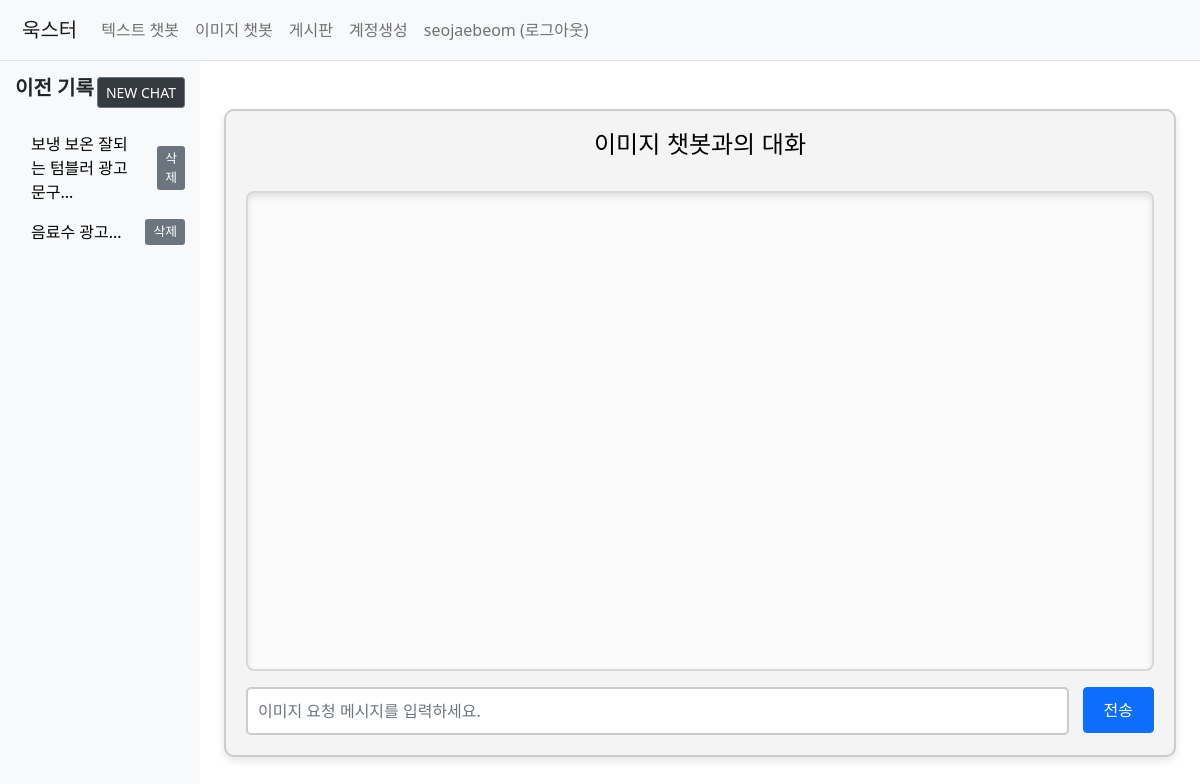
The page /imagebot/image (signed in) on the database as committed earlier.
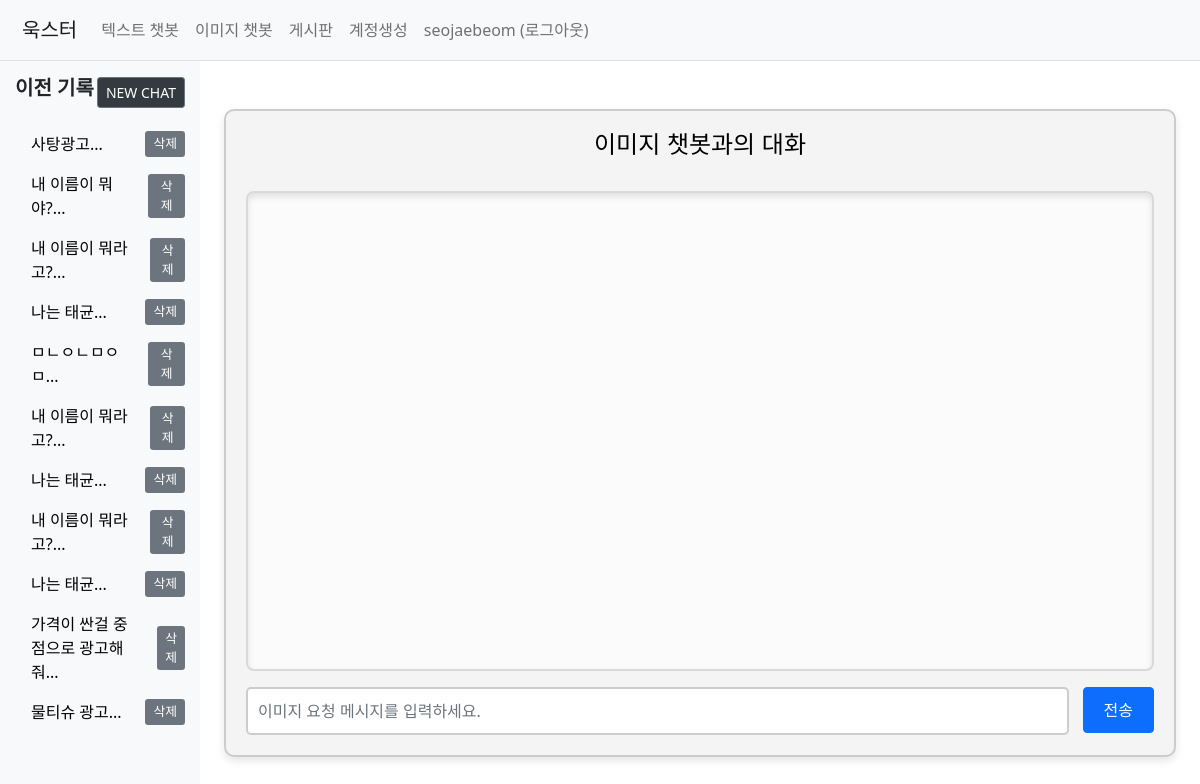
The same page on the database as committed later.
### my_flask_app/models.py (models this page shows, shortened)
class ChatHistory(db.Model):
    __tablename__ = 'chat_history'
    id = db.Column(db.Integer, primary_key=True, autoincrement=True)
    user_id = db.Column(db.Integer, db.ForeignKey('user.id'), nullable=False)
    user_question = db.Column(db.Text, nullable=True)
    maked_text = db.Column(db.Text, nullable=False)
    maked_image_url = db.Column(db.Text, nullable=True)
    created_at = db.Column(db.DateTime, default=datetime.utcnow, nullable=False)
    type = db.Column(db.String(20), nullable=False)

### my_flask_app/views/image_chatbot.py (the view)
@bp.route('/image', methods=['GET'])
def image_chat_page():
    try:
        if current_user.is_authenticated:
            chat_histories = ChatHistory.query.filter_by(user_id=current_user.id).order_by(ChatHistory.created_at.desc()).all()
        else:
            chat_histories = []  # 비로그인 사용자는 빈 리스트 반환
        return render_template('chatbot/image_chatbot.html', chat_histories=chat_histories)
    except Exception as e:
        print("Error fetching chat histories:", str(e))
        return render_template('chatbot/image_chatbot.html', chat_histories=[])

### my_flask_app/templates/chatbot/image_chatbot.html (shortened to what this page needs)
{% extends "history_sidebar.html" %}
{% block main_content %}
<div class="container mt-5 image-chatbot-container" style="min-height: 80vh;">
    <div class="d-flex justify-content-between align-items-center mb-3">
        <h2 class="text-center w-100">이미지 챗봇과의 대화</h2>
    </div>
    <div class="chat-container" id="chatContainer" style="height: 60vh; overflow-y: auto;">
    </div>
    <div class="input-group mt-3">
        <input type="text" class="form-control" id="userInput" placeholder="이미지 요청 메시지를 입력하세요.">
        <div class="input-group-append">
            <button class="btn btn-primary" id="sendButton">전송</button>
        </div>
    </div>
</div>
{% endblock %}

### my_flask_app/templates/history_sidebar.html (shortened to what this page needs)
{% extends "base.html" %}
{% block content %}
<div class="container-fluid">
    <div class="row">
        <nav id="sidebar" class="col-md-3 col-lg-2 d-md-block bg-light sidebar" style="height: 100vh; overflow-y: auto;">
            <div class="sidebar-sticky">
                <div class="d-flex justify-content-between align-items-center mb-3">
                    <h5 class="sidebar-heading">이전 기록</h5>
                    <button class="btn btn-secondary btn-sm" id="newChatButton">NEW CHAT</button>
                </div>
                <ul class="nav flex-column" id="chatHistoryList">
                    {% if chat_histories %}
                        {% for history in chat_histories %}
                            <li class="nav-item d-flex justify-content-between align-items-center">
                                <a href="#" class="nav-link chat-history-link" data-id="{{ history.id }}" onclick="loadChatHistory(this.dataset.id)">
                                    {{ history.user_question[:20] }}...
                                </a>
                                <button class="btn btn-danger btn-sm delete-button" data-id="{{ history.id }}" onclick="deleteChatHistory(this.dataset.id)">삭제</button>
                            </li>
                        {% endfor %}
                    {% else %}
                        <li class="nav-item">
                            <span>로그인 후 채팅 기록을 볼 수 있습니다.</span>
                        </li>
                    {% endif %}
                </ul>
            </div>
        </nav>
        <main class="col-md-9 ml-sm-auto col-lg-10 px-md-4">
            {% block main_content %}{% endblock %}
        </main>
    </div>
</div>
{% endblock %}

Rows that differ between the two databases and show on the page:
removed ChatHistory: user_question "보냉 보온 잘되는 텀블러 광고문구"
removed ChatHistory: user_question "음료수 광고"
added ChatHistory: user_question "사탕광고"
added ChatHistory: user_question "내 이름이 뭐야?"
added ChatHistory: user_question "내 이름이 뭐라고?"
added ChatHistory: user_question "나는 태균"
added ChatHistory: user_question "ㅁㄴㅇㄴㅁㅇㅁ"
added ChatHistory: user_question "내 이름이 뭐라고?"
added ChatHistory: user_question "나는 태균"
added ChatHistory: user_question "내 이름이 뭐라고?"
added ChatHistory: user_question "나는 태균"
added ChatHistory: user_question "가격이 싼걸 중점으로 광고해줘"
added ChatHistory: user_question "물티슈 광고"
